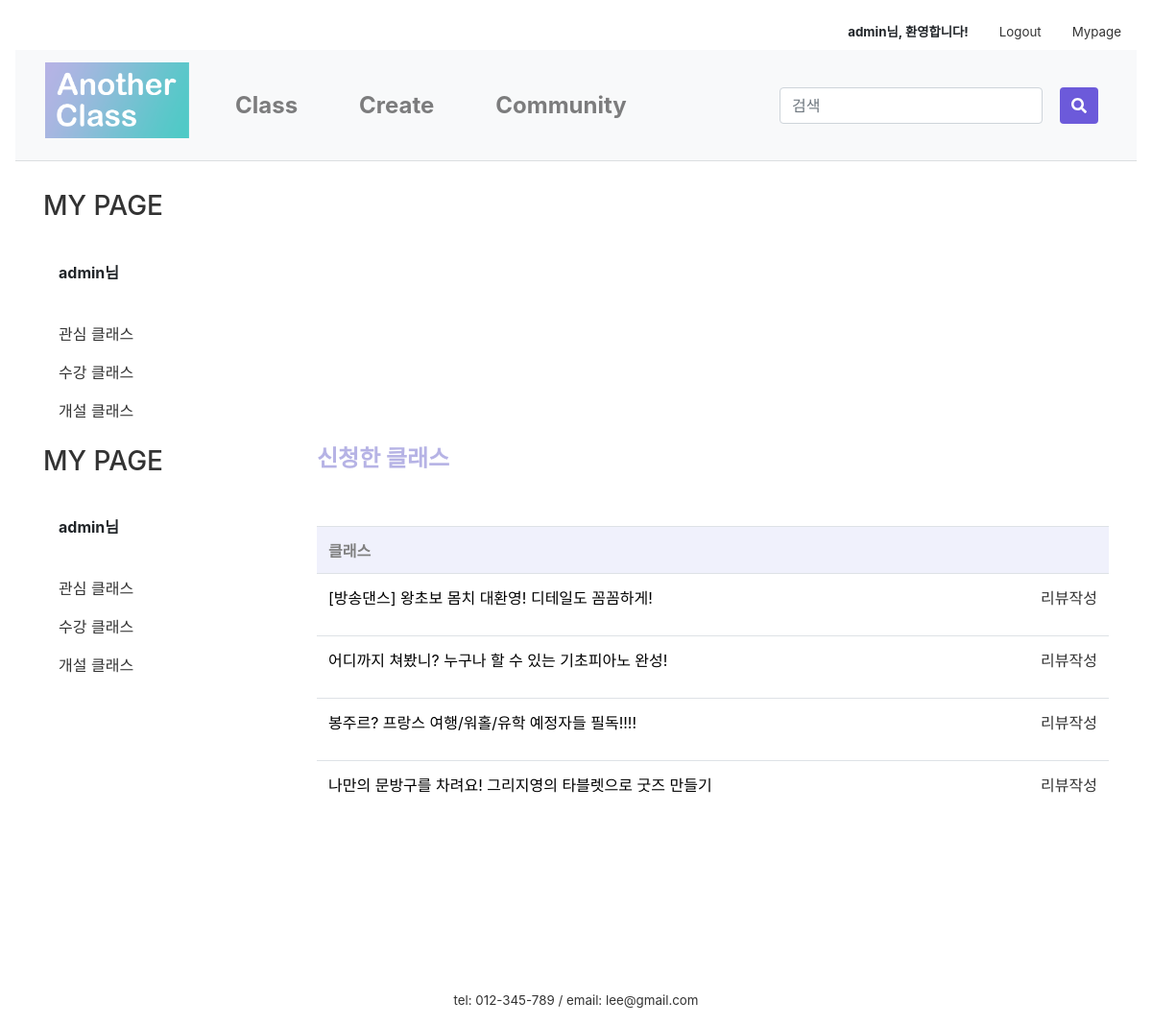
/mypage/myApply/ (signed in), run on an earlier commit of the app's database.
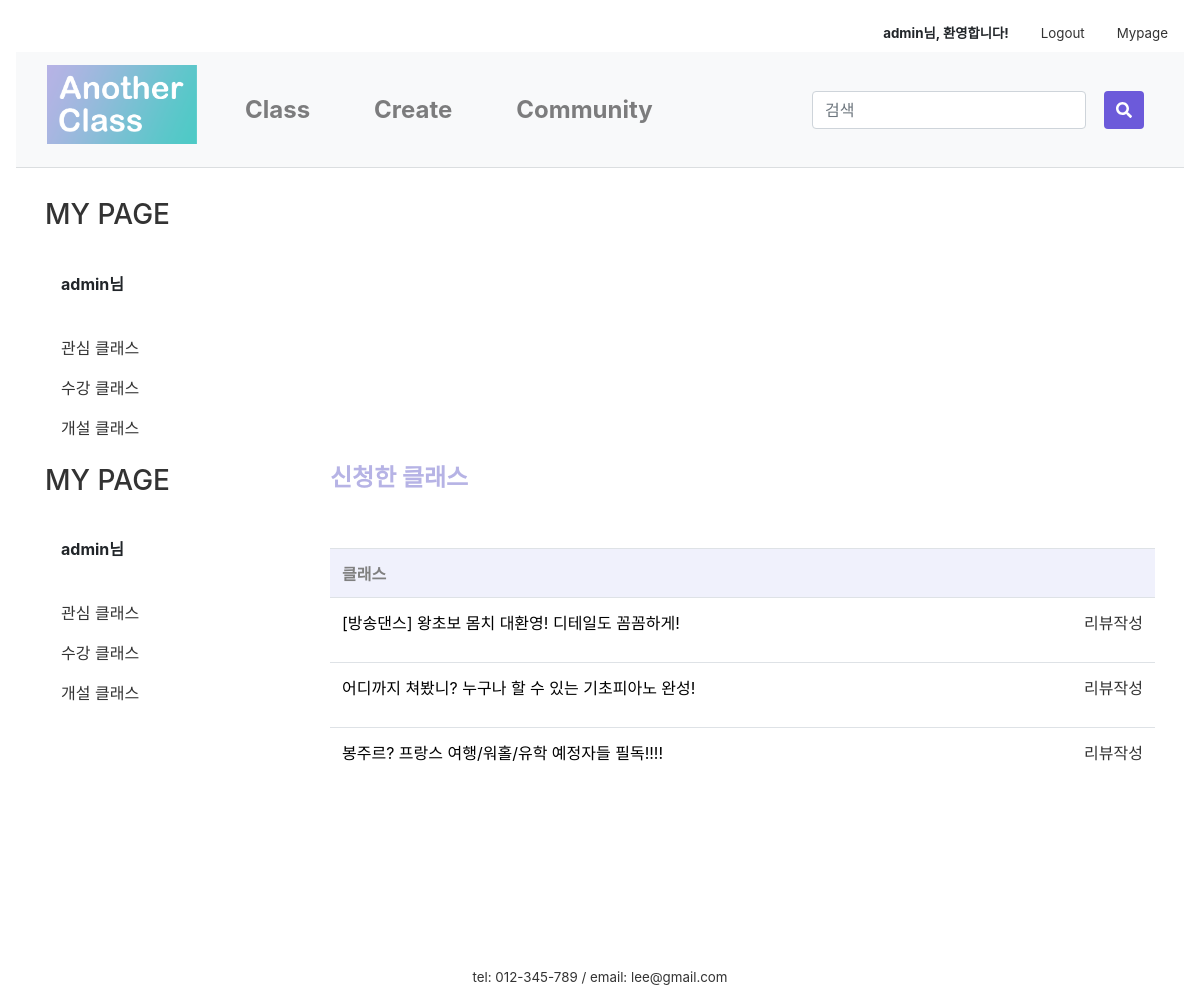
And on a later commit of the database.
### firstApp/models.py (models this page shows, shortened)
class Apply(models.Model):
    author = models.ForeignKey(settings.AUTH_USER_MODEL, on_delete=models.CASCADE, default=1)
    inClass = models.ForeignKey('firstApp.Class', on_delete=models.CASCADE, default=1, related_name='apply')
    date = models.ForeignKey('firstApp.ClassDate', on_delete=models.CASCADE, default=1, related_name='apply')
    name = models.CharField(max_length=10)
    number = models.CharField(max_length=13)
    text = RichTextUploadingField(default='')

class Class(models.Model):
    author = models.ForeignKey(settings.AUTH_USER_MODEL, on_delete=models.CASCADE, default=1)
    title = models.CharField(max_length=50)
    tutor = models.CharField(max_length=10)
    tutor_photo = ProcessedImageField(upload_to="tutor", processors=[ResizeToFill(300,300)], default='')
    tutor_insta = models.CharField(null=True, blank=True, max_length=50, default='')
    tutor_blog = models.CharField(null=True, blank=True, max_length=50, default='')
    tutor_youtube = models.CharField(null=True, blank=True, max_length=50, default='')
    category = models.ForeignKey('firstApp.Category', on_delete=models.CASCADE, default=1, related_name='category')
    area = models.ForeignKey('firstApp.Area', on_delete=models.CASCADE, default=1)
    photo = ProcessedImageField(upload_to="class", processors=[ResizeToFill(600,450)], default='')
    body = RichTextUploadingField(default='')
    tutor_body = RichTextUploadingField(default='')
    price = models.CharField(max_length=10)
    time = models.CharField(max_length=5)
    level = models.ForeignKey('firstApp.Level', on_delete=models.CASCADE, default=1, related_name='level')
    mode = models.ForeignKey('firstApp.Mode', on_delete=models.CASCADE, default=1, related_name='mode')
    in_min = models.PositiveIntegerField(null=True, blank=True, default='1')
    in_max = models.PositiveIntegerField(null=True, blank=True, default='1')
    like_user = models.ManyToManyField(settings.AUTH_USER_MODEL, blank=True, related_name='like_class')
    like_count = models.PositiveIntegerField(default=0)
    on_sale = models.BooleanField(null=True, default=False)
    sale_price = models.CharField(null=True, blank=True, max_length=10)
    on_permission = models.BooleanField(null=True, default=False)
    class Meta:
        permissions = [
            ('can_permit', 'Can permit')
        ]
    def __str__(self):
        return self.title

### firstApp/views.py (the view)
# urls.py: path('mypage/myApply/', views.myApply, name='myApply'),
@login_required(login_url='/login/')
def myApply(request):
    applys = Apply.objects.filter(author=request.user)
    now = timezone.now()
    return render(request, 'firstApp/applylist.html', {'applys':applys, 'now':now})

### firstApp/templates/firstApp/applylist.html (shortened to what this page needs)
{% extends 'firstApp/base.html' %}
{% load static %}
{% load humanize %}
{% block content %}
{% if user.is_active %}
<link href="{% static 'css/community.css' %}" rel="stylesheet">
<link href="{% static 'css/apply_detail.css' %}" rel="stylesheet">
    <div class="container">
      <div class="row">
        <div class="col-sm-3">
          <div class="left-sidebar">
            <ul>
              <li>
								<a class= "nounderline" href="{% url 'mypage' %}"><h3>MY PAGE</h3></a>
							</li><br>
							<li data-toggle="tab">
								<a class="nav-link"><strong>{{user.username}}님</strong></a>
									<br>
									<li class="nav-item">
										<a class="nav-link" href="/mypage/mylike">관심 클래스</a>
									</li>
									<li class="nav-item">
									  <a class="nav-link" href="/mypage/myApply">수강 클래스</a>
									</li>
									<li class="nav-item">
									  <a class="nav-link" href="/mypage/myClass">개설 클래스</a>
									</li>
							</li>
						</ul>
          </div>
        </div>
      </div>
    </div>
<div class="container">
    <div class="row">
        <div class="col-sm-3">
            <div class="left-sidebar">
                <ul>
                    <li>
                        <a class= "nounderline" href="{% url 'mypage' %}"><h3>MY PAGE</h3></a>
                    </li><br>
                    <li data-toggle="tab">
                        <a class="nav-link"><strong>{{user.username}}님</strong></a>
                        <br>
                    <li class="nav-item">
                        <a class="nav-link" href="/mypage/mylike">관심 클래스</a>
                    </li>
                    <li class="nav-item">
                        <a class="nav-link" href="/mypage/myApply">수강 클래스</a>
                    </li>
                    <li class="nav-item">
                        <a class="nav-link" href="/mypage/myClass">개설 클래스</a>
                    </li>
                    </li>
                </ul>
            </div>
        </div>
        <div class="col-sm-9">
            <h4 class="my_page_title" style="font-weight:bold; color:#B6B3E5;">신청한 클래스</h4><br><br>
            <table class="table">
                <tr>
                    <th>클래스</th>
                </tr>
                {% for apply in applys %}
                <tr>
                    <td>
                        <p>
                            <a aria-controls="collapseExample" aria-expanded="false" data-toggle="collapse"
                               href="#{{apply.pk}}" class="a_underline">
                                {{apply.inClass}}
                         {% if apply.date.date < now%}
                        <a style="float:right;" href="{% url 'review' class_id=apply.inClass.pk %}"> 리뷰작성</a>
                        {% endif %}
                            </a>
                        </p>
                    </td>
                </tr>
                {% endfor %}
            </table>
        </div>
    </div>
</div>
{% else %}
<script type="text/javascript">
    alert('잘못된 접근입니다. \n로그인을 해주세요.')
    window.location.href = '/login';
</script>
{% endif %}
{% endblock content %}

What changed in the data, as far as the page shows it:
removed Apply: inClass "나만의 문방구를 차려요! 그리지영의 타블렛으로 굿즈 만들기", shows "리뷰작성"
